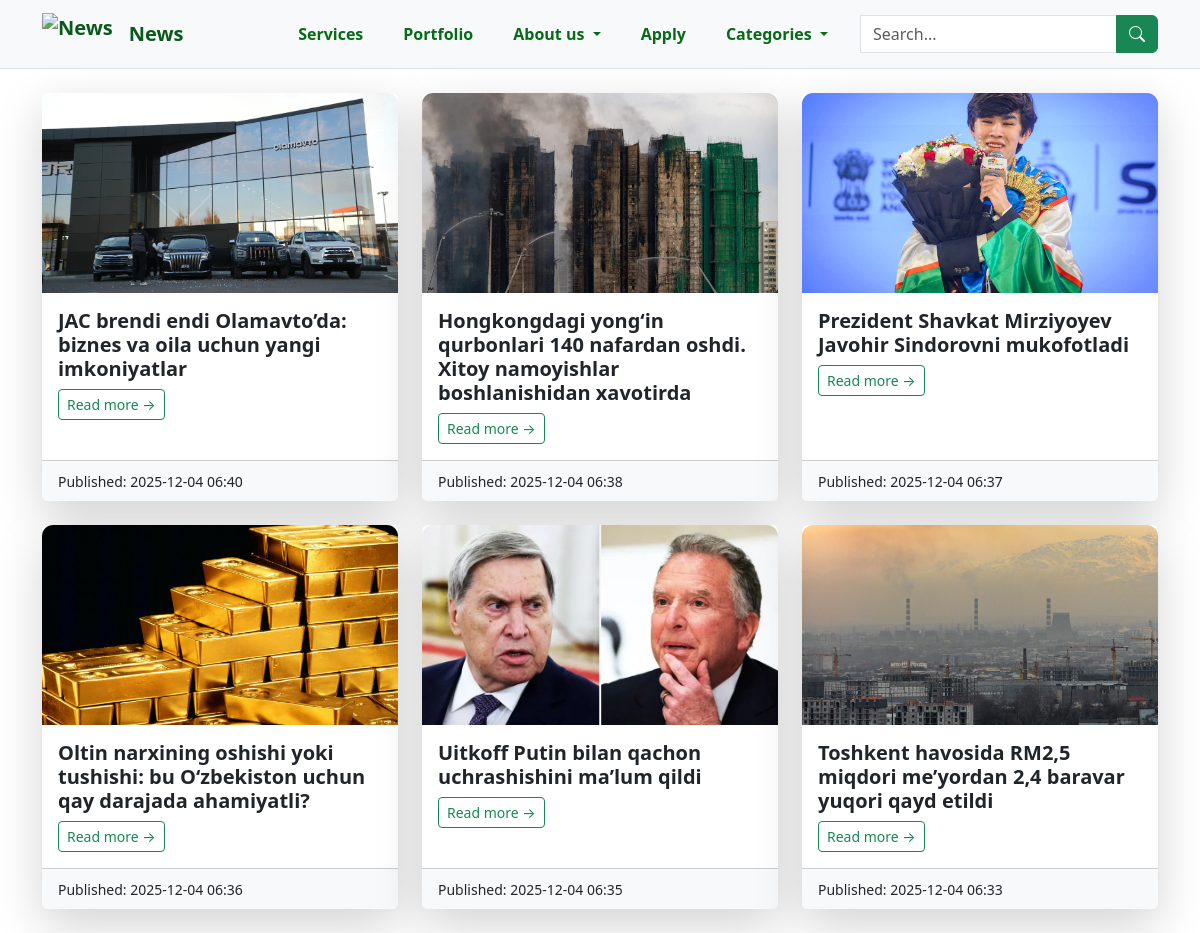
/blog/, run on an earlier commit of the app's database.
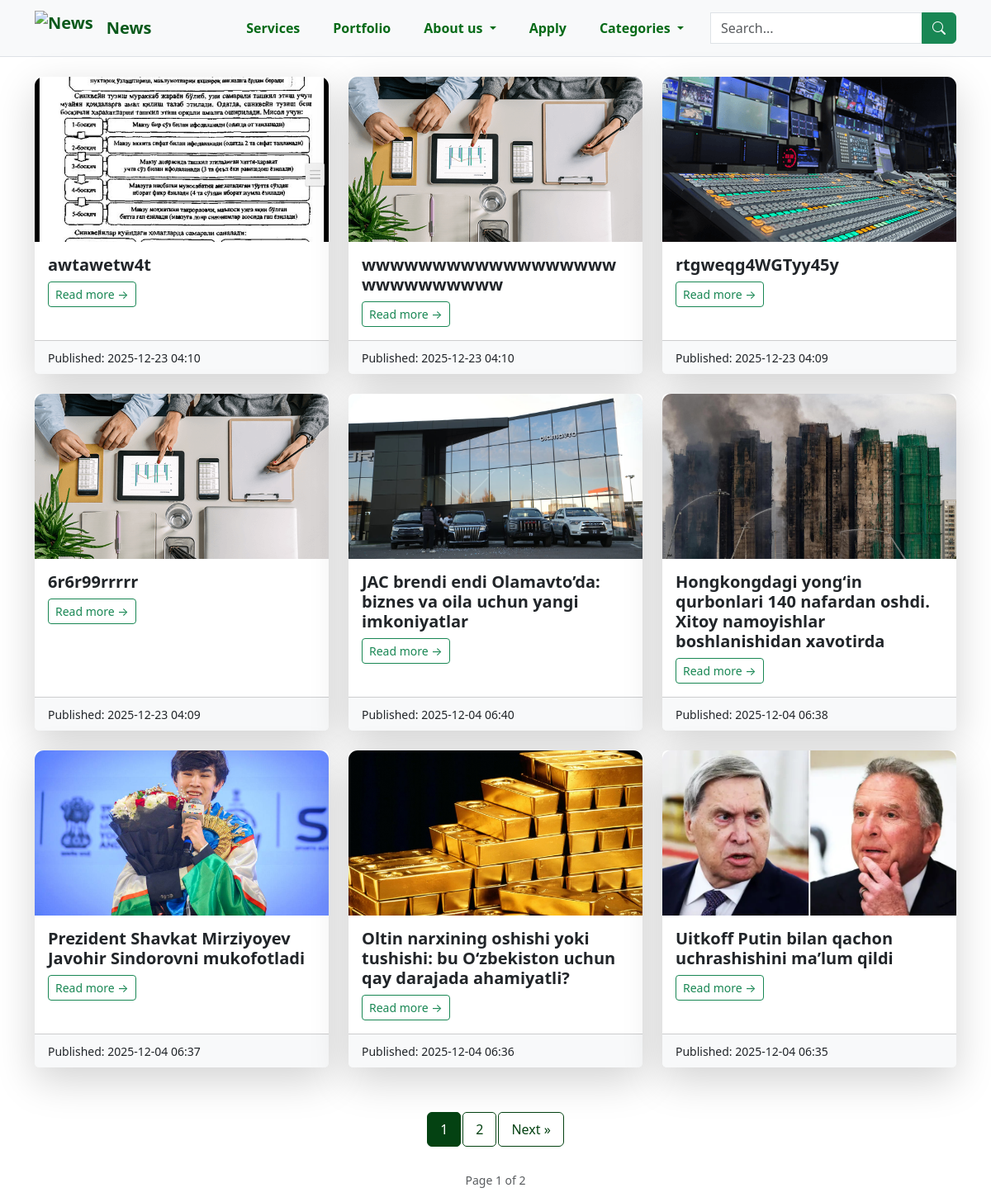
And on a later commit of the database.
### blog/models.py (models this page shows, shortened)
class Blog(models.Model):
    title = models.CharField(max_length=200)
    image = models.ImageField(upload_to="", blank=True, null=True)
    images = models.ManyToManyField(BlogImage, related_name="gallery")
    description = RichTextField()
    create_at = models.DateTimeField(auto_now_add=True)
    update_at = models.DateTimeField(default=datetime.now)
    category = models.ForeignKey(Category,
        on_delete=models.SET_NULL,
        null=True,
        blank=True,
        related_name="blogs"
    )
    author = models.ForeignKey(
        'Author',
        on_delete=models.SET_NULL,
        null=True,
        blank=True,
        related_name="blogs"
    )
    class Meta:
        ordering = ['-create_at']

### blog/views.py (the view)
# urls.py: path('blog/', views.blog, name='blog'),
def blog(request):
    query = request.GET.get('q', '')
    category_id = request.GET.get('category')
    blogs = Blog.objects.all().order_by('-create_at')
    if category_id:
        blogs = blogs.filter(category_id=category_id)
    if query:
        blogs = blogs.filter(
            Q(title__icontains=query) | Q(description__icontains=query)
        )
    paginator = Paginator(blogs, 9)
    page_number = request.GET.get('page', 1)
    page_obj = paginator.get_page(page_number)
    categories = Category.objects.all()
    active_category_name = None
    if category_id:
        try:
            active_category_name = Category.objects.get(id=category_id).name
        except Category.DoesNotExist:
            pass
    return render(request, 'all_blog.html', {
        'blog': page_obj,
        'query': query,
        'categories': categories,
        'active_category': int(category_id) if category_id else None,
        'active_category_name': active_category_name,
    })

### templates/all_blog.html (shortened to what the changed rows need)
<!DOCTYPE html>
<html lang="en">
<head>
  <link href="https://cdn.jsdelivr.net/npm/bootstrap@5.3.3/dist/css/bootstrap.min.css" rel="stylesheet">
  <link rel="stylesheet" href="https://cdn.jsdelivr.net/npm/bootstrap-icons@1.11.3/font/bootstrap-icons.css">
</head>
<body>
<div class="container mt-4">
  <div class="row">
    {% for b in blog %}
      <div class="col-sm-6 col-md-4 mb-4">
        <div class="card shadow-lg border-0 h-100">
          {% if b.image %}
            <img src="{{ b.image.url }}" class="card-img-top news-img">
          {% else %}
            <img src="https://via.placeholder.com/600x400?text=No+Image" class="card-img-top news-img">
          {% endif %}
          <div class="card-body">
            <h5 class="card-title fw-bold">{{ b.title }}</h5>
            <a href="{% url 'news_detail' b.pk %}" class="btn btn-outline-success btn-sm">
              Read more →
            </a>
          </div>
          <div class="card-footer bg-light">
            <small class="text-dark">
              Published: {{ b.create_at|date:"Y-m-d H:i" }}
            </small>
          </div>
        </div>
      </div>
    {% empty %}
      <p class="text-muted">Hech narsa topilmadi.</p>
    {% endfor %}
  </div>
  {% if blog.has_other_pages %}
    <nav aria-label="Page navigation" class="mt-4">
      <ul class="pagination justify-content-center">
        {% for num in blog.paginator.page_range %}
          {% if blog.number == num %}
            <li class="page-item active">
              <span class="page-link">{{ num }}</span>
            </li>
          {% elif num > blog.number|add:'-3' and num < blog.number|add:'3' %}
            <li class="page-item">
              <a class="page-link" href="?page={{ num }}{% if active_category %}&category={{ active_category }}{% endif %}{% if query %}&q={{ query }}{% endif %}">
                {{ num }}
              </a>
            </li>
          {% endif %}
        {% endfor %}
        {% if blog.has_next %}
          <li class="page-item">
            <a class="page-link" href="?page={{ blog.next_page_number }}{% if active_category %}&category={{ active_category }}{% endif %}{% if query %}&q={{ query }}{% endif %}">
              Next »
            </a>
          </li>
        {% endif %}
      </ul>
      <p class="text-center text-muted small">
        Page {{ blog.number }} of {{ blog.paginator.num_pages }}
      </p>
    </nav>
  {% endif %}
</div>
</body>
</html>

What changed in the data, as far as the page shows it:
no longer on this page (row unchanged): Blog: image (picture), title "Toshkent havosida RM2,5 miqdori me’yordan 2,4 baravar yuqori qayd etildi", create_at "2025-12-04 06:33"
added Blog: image (picture), title "awtawetw4t", create_at "2025-12-23 04:10"
added Blog: image (picture), title "wwwwwwwwwwwwwwwwwwwwwwwwwwww", create_at "2025-12-23 04:10"
added Blog: image (picture), title "rtgweqg4WGTyy45y", create_at "2025-12-23 04:09"
added Blog: image (picture), title "6r6r99rrrrr", create_at "2025-12-23 04:09"
Also different on the page:
{{ blog.number }}: (not shown) → "1"
{{ blog.paginator.num_pages }}: (not shown) → "2"
new list line: "1"
new list line: "2"
text now shown: "Next » Page of"
